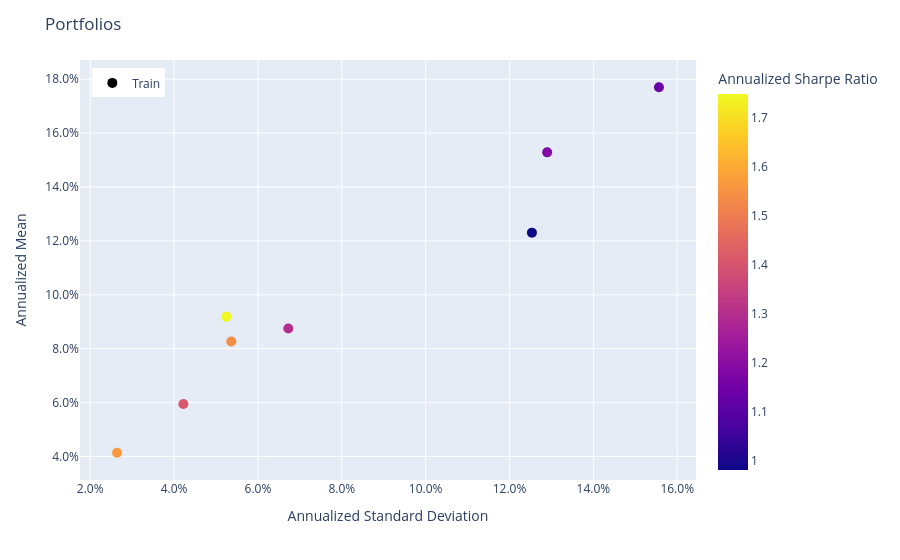

The notebook cell this image was saved under:
### Code cell
population_train.plot_measures(
    x=RiskMeasure.ANNUALIZED_STANDARD_DEVIATION,
    y=PerfMeasure.ANNUALIZED_MEAN,
    color_scale=RatioMeasure.ANNUALIZED_SHARPE_RATIO,
    hover_measures=[RiskMeasure.MAX_DRAWDOWN, RatioMeasure.ANNUALIZED_SORTINO_RATIO],
)

### Figure 1 — Plotly figure (JSON) as saved in the notebook; plotly's stock layout.template omitted (floating-point values rounded to 4 significant figures)
{"data": [{"customdata": [["Train", 0.05077, 1.837, 1.301], ["Train", 0.1098, 1.781, 1.185], ["Train", 0.1134, 1.437, 0.9818], ["Train", 0.1644, 1.675, 1.137], ["Train", 0.03999, 2.306, 1.541], ["Train", 0.03537, 2.602, 1.749], ["Train", 0.03446, 2.169, 1.567], ["Train", 0.03747, 2.026, 1.409]], "hovertemplate": "<b>%{hovertext}</b><br><br>tag=%{customdata[0]}<br>Annualized Standard Deviation=%{x:.3f}<br>Annualized Mean=%{y:.3f}<br>MAX Drawdown=%{customdata[1]:.3f}<br>Annualized Sortino Ratio=%{customdata[2]:.3f}<br>Annualized Sharpe Ratio=%{marker.color:.3f}<extra></extra>", "hovertext": ["Fold 0", "Fold 1", "Fold 2", "Fold 3", "Fold 4", "Fold 5", "Fold 6", "Fold 7"], "legendgroup": "Train", "marker": {"color": [1.301, 1.185, 0.9818, 1.137, 1.541, 1.749, 1.567, 1.409], "coloraxis": "coloraxis", "size": 10, "symbol": "circle"}, "mode": "markers", "name": "Train", "orientation": "v", "showlegend": true, "type": "scatter", "x": [0.06724, 0.129, 0.1253, 0.1556, 0.05365, 0.05249, 0.0264, 0.04222], "xaxis": "x", "y": [0.08746, 0.1529, 0.1231, 0.177, 0.08267, 0.09181, 0.04137, 0.05947], "yaxis": "y"}], "layout": {"coloraxis": {"colorbar": {"title": {"text": "Annualized Sharpe Ratio"}}, "colorscale": [[0, "#0d0887"], [0.1111, "#46039f"], [0.2222, "#7201a8"], [0.3333, "#9c179e"], [0.4444, "#bd3786"], [0.5556, "#d8576b"], [0.6667, "#ed7953"], [0.7778, "#fb9f3a"], [0.8889, "#fdca26"], [1, "#f0f921"]]}, "legend": {"title": {}, "tracegroupgap": 0, "x": 0.02, "xanchor": "left", "y": 0.98, "yanchor": "top"}, "margin": {"t": 60}, "title": {"text": "Portfolios"}, "xaxis": {"anchor": "y", "domain": [0, 1], "tickformat": ",.1%", "title": {"text": "Annualized Standard Deviation"}}, "yaxis": {"anchor": "x", "domain": [0, 1], "tickformat": ",.1%", "title": {"text": "Annualized Mean"}}}}
